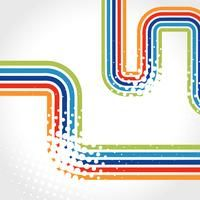
#> input picture Groups/Group_ID_39/examples/images/lines.jpg, 200 x 200 px
$ python color_histogram_example.py
#> lines starting #> are read from the running program, lines starting #| are printed output that depends on the picture; after the words box and inside, x2 and y2 are one past the last pixel; in counts of white or black regions, pixels touching at a corner belong together
#> further down, image is the input picture: shape (200, 200, 3); mean B, G, R 211.7, 218.1, 220.4
### Groups/Group_ID_39/package/color_histogram/color_histogram.py
import numpy as np
import cv2

# color_histogram class that contains both global and regional
# color based histogram
class ColorHistogram:
    # contructor to take bins value
    def __init__(self, bins):
        self.bins = bins

    # _Histogram fuction will take two argument image and mask
    # for global mask=None
    # this function will caluculate histogram form given image for red, green and blue color
    # flattern this value in 1-D array
    # normalize all the value so that all the value lies between [0...1]
    # finally returns it
    def _Histogram(self, image, mask):
		    hist = cv2.calcHist([image], [0, 1, 2], mask, self.bins,[0, 256, 0, 256, 0, 256])
		    hist = cv2.normalize(hist, hist).flatten()
		    return hist

    # this function will calculate histogram of red, green and blue without masking
    # [5 lines left out: function Global, not called in this run]

    # this function will calculate histogram of red, green and blue without masking
    # deviding image into 5 parts top-left,bottom-left,top-right,bottom-right abd center elliple
    # calculate histogram of red, green and blue for every image
    # flattern into 1-D array and return normalize it
    def Regional(self,image):
        features = []
        h,w=image.shape[:2]
#> h = 200; w = 200

        # cX,cY are center points of image
        cX,cY=(int(w/2),int(h/2))
#> cX = 100; cY = 100

        # finding all the corner points
        segments = [(0, cX, 0, cY), (cX, w, 0, cY), (cX, w, cY, h),(0, cX, cY, h)]
        (axesX, axesY) = (int(w * 0.75) // 2, int(h * 0.75) // 2)
#> axesX = 75; axesY = 75

        # initilizing ellipse and giving its border points to create its mask
        ellipMask = np.zeros(image.shape[:2], dtype = "uint8")
        cv2.ellipse(ellipMask, (cX, cY), (axesX, axesY), 0, 0, 360, 255, -1)
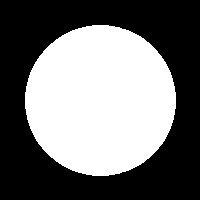
#> ellipMask: shape (200, 200); 44.7% white; 1 white region, box (x1, y1, x2, y2) and area: (25, 25, 176, 176) 17879
        for (startX, endX, startY, endY) in segments:
			      cornerMask = np.zeros(image.shape[:2], dtype = "uint8")
			      cv2.rectangle(cornerMask, (startX, startY), (endX, endY), 255, -1)
			      cornerMask = cv2.subtract(cornerMask, ellipMask)

                                # calculating histogram for every sub_image
			      hist = self._Histogram(image, cornerMask)
			      features.extend(hist)
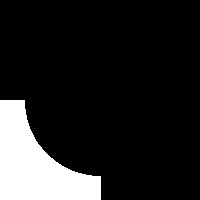
#> cornerMask: shape (200, 200); 13.9% white; 1 white region, box (x1, y1, x2, y2) and area: (0, 100, 101, 200) 5554
#> after the loop, features = 2048 values, max 1 at index 2047, min 0 at index 0, mean 0.00304
        hist = self._Histogram(image, ellipMask)
#> hist = 512 values, max 0.994 at index 511, min 0 at index 0, mean 0.00324
        features.extend(hist)
        return features

### Groups/Group_ID_39/examples/color_histogram_example.py
import cv2 as cv
from package.color_histogram import color_histogram as ch
# while running please ensure this example is in same directory as package

image = cv.imread('images/lines.jpg')
c = ch.ColorHistogram((8, 8, 8))
features = c.Regional(image)
#> features = 2560 values, max 1 at index 2047, min 0 at index 0, mean 0.00308
print(features)
#> (printed output is left out)
